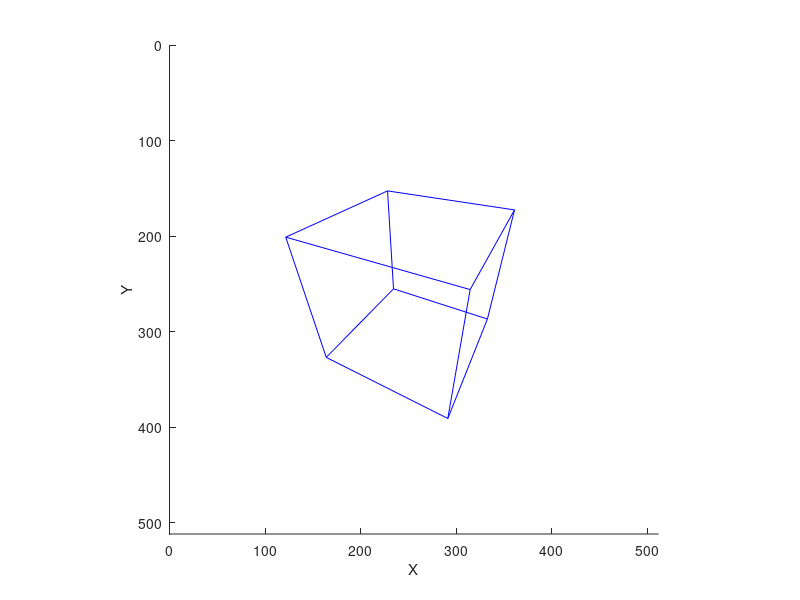

MATLAB code for this plot:
# this is a script file
1;

clear all;

################################################################################
# Vertices do modelo (cubo) no espaco do objeto.
################################################################################
v_obj(:,1) = [-1; -1; -1; 1];
v_obj(:,2) = [-1; -1;  1; 1];
v_obj(:,3) = [ 1; -1; -1; 1];
v_obj(:,4) = [ 1; -1;  1; 1];
v_obj(:,5) = [-1;  1; -1; 1];
v_obj(:,6) = [-1;  1;  1; 1];
v_obj(:,7) = [ 1;  1; -1; 1];
v_obj(:,8) = [ 1;  1;  1; 1];

################################################################################
# Arestas do modelo (indiced dos vertices).
################################################################################
# bottom
a(1).c = [1; 2];
a(2).c = [1; 3];
a(3).c = [2; 4];
a(4).c = [3; 4];

#top
a(5).c = [5; 6];
a(6).c = [5; 7];
a(7).c = [6; 8];
a(8).c = [7; 8];

# vert
a(9).c = [1; 5];
a(10).c = [2; 6];
a(11).c = [3; 7];
a(12).c = [4; 8];

################################################################################
# Matriz model
################################################################################
M_model = [ 1 0 0 0;
            0 1 0 0;
            0 0 1 0;
            0 0 0 1 ];

################################################################################
# Parametros da camera
################################################################################
camera_pos    = [1.3; 2.1; 2.5];  # Posicao da camera no universo.
camera_lookat = [0; 0; 0];  # Ponto para onde a camera esta olhando.
camera_up     = [0; 1; 0];  # 'up' da camera no espaco do universo.

################################################################################
# Calculo do sistema ortonormal gerado a partir dos parametros da camera
################################################################################

camera_dir = camera_lookat - camera_pos;

z_camera = -(camera_dir) / norm(camera_dir);
x_camera = cross(camera_up, z_camera) / norm(cross(camera_up, z_camera));
y_camera = cross(z_camera, x_camera);

################################################################################
# Construcao da matriz view
################################################################################

Bt = [x_camera(1), x_camera(2), x_camera(3), 0;
      y_camera(1), y_camera(2), y_camera(3), 0;
      z_camera(1), z_camera(2), z_camera(3), 0;
      0, 0, 0, 1];

T = [1, 0, 0, -camera_pos(1);
     0, 1, 0, -camera_pos(2);
     0, 0, 1, -camera_pos(3);
     0, 0, 0, 1];

M_view = Bt * T;

################################################################################
# Construcao da matriz de Projecao, com d = 1
################################################################################
d = 1;

M_projection = [1, 0, 0, 0;
                0, 1, 0, 0;
                0, 0, 1, d;
                0, 0, -(1/d), 0];

################################################################################
# Conversão de coordenadas do espaço canônico para o espaço de tela.
################################################################################

S1 = [1 0 0 0;
      0 -1 0 0;
      0 0 1 0;
      0 0 0 1];

T = [1 0 0 1;
     0 1 0 1;
     0 0 1 0;
     0 0 0 1];

w = 512;
h = 512;

S2 = [(w-1)/2 0 0 0;
      0 (h-1)/2 0 0;
      0 0 1 0;
      0 0 0 1];

M_viewport = S2 * T * S1;

################################################################################
# Matrix pipeline
################################################################################

M_pipeline = M_viewport * M_projection * M_view * M_model

%for i = 1 : 8
%    v_wrong_screen(i).c = M_pipeline * v_obj(i).c;
%endfor
v_wrong_screen = M_pipeline * v_obj;

################################################################################
# Homogeneizacao (divisao por W).
# Este passo leva os vertices normalmente para o espaço canonico.
# Neste caso, como a matriz de projecao eh muito simples, o resultado
# da homogeneizacao sao os vertices em um espaço que nao eh exatamente o
# canonico. Porem, apesar de nao ser o espaco canonico, a distorcao perspectiva
# estara presente.
################################################################################

%for i = 1 : 8
%    v_screen(i).c = v_wrong_screen(i).c / v_wrong_screen(i).c(4);
%endfor
v_screen = v_wrong_screen ./ v_wrong_screen(4, :);

################################################################################
# Desenho da geometria na "tela"
################################################################################

clf;
grid off;
hold on;

axis([0, 512, 0, 512], "tic");
axis square;

set (gca (), "ydir", "reverse")

xlabel("X");
ylabel("Y");

for i = 1 : 12
    plot([v_screen(1, a(i).c(1)), v_screen(1, a(i).c(2))],
         [v_screen(2, a(i).c(1)), v_screen(2, a(i).c(2))], "b-");
endfor

